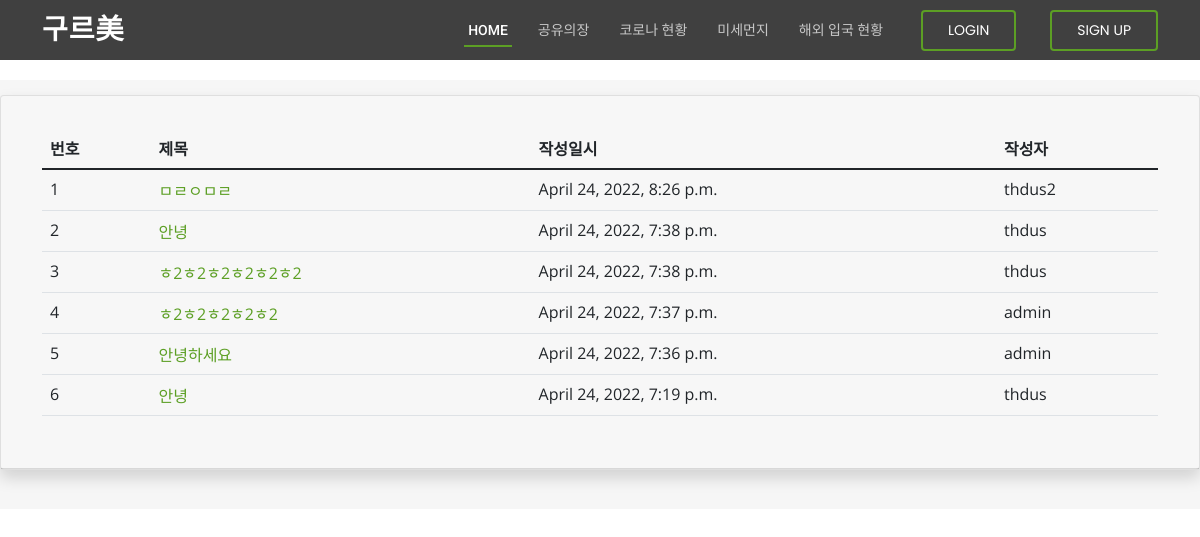
/board/, run on the app's committed database.
### board/models.py (models this page shows, shortened)
class Post(models.Model):
    title = models.CharField(max_length=200, validators=[min_length_2_validator])
    content = models.TextField()
    writer = models.ForeignKey('auth.User',on_delete=models.CASCADE)
    date = models.DateTimeField(default=timezone.now)

### board/views.py (the view)
# urls.py: path('', views.index, name='index'),
def index(request):
    postList = Post.objects.order_by('-date')
    context = {'postList': postList}
    return render(request, 'board/list.html', context)

### templates/board/list.html (shortened to what this page needs)
{% include "header.html" %}
{% block content %}
{% load static %}
<link href='{% static "/css/style.css" %}' rel="stylesheet">
    <section class="breadcrumbs">
<div class="card shadow mb-4">
    <div class="card-header py-3">
<div class="container my-3">
    <table class="table">
        <thead>
            <tr class="thead-dark">
                <th>번호</th><th>제목</th><th>작성일시</th><th>작성자</th>
            </tr>
        </thead>
        <tbody>
        {% if postList %}
        {% for post in postList %}
        <tr>
            <td>{{ forloop.counter }}</td>
            <td><a href="{% url 'board:detail' post.id %}">{{ post.title }}</a></td>
            <td>{{ post.date }}</td>
            <td>{{ post.writer }}</td>
        </tr>
        {% endfor %}
        {% else %}
        <tr><td colspan="3">게시물이 없습니다.</td></tr>
        {% endif %}
        </tbody>
    </table>
</div>
</div>
</div>
</section>
{% endblock %}

### templates/header.html (shortened to what this page needs)
{% load static %}
        <link href='{% static "/vendor/animate.css/animate.min.css" %}' rel="stylesheet">
        <link href='{% static "/vendor/bootstrap/css/bootstrap.min.css" %}' rel="stylesheet">
        <link href='{% static "/vendor/bootstrap-icons/bootstrap-icons.css" %}' rel="stylesheet">
        <link href='{% static "/vendor/boxicons/css/boxicons.min.css" %}' rel="stylesheet">
        <link href='{% static "/vendor/glightbox/css/glightbox.min.css" %}' rel="stylesheet">
        <link href='{% static "/vendor/swiper/swiper-bundle.min.css" %}' rel="stylesheet">
        <link href='{% static "/css/style.css" %}' rel="stylesheet">
<header id="header" class="fixed-top d-flex align-items-center">
  <div class="container d-flex align-items-center justify-content-between">
    <h1 class="logo"><a href="/">구르美</a></h1>
    <nav id="navbar" class="navbar">
      <ul>
        <li><a class="nav-link scrollto active" href="/">Home</a></li>
        <li><a class="nav-link scrollto " href="{% url 'board:index' %}">공유의장</a></li>
        <li><a class="nav-link scrollto" href="{% url 'covid_checker:index' %}">코로나 현황</a></li>
        <li><a class="nav-link scrollto " href="{% url 'dust_checker:index' %}">미세먼지</a></li>
        <li><a class="nav-link scrollto" href="{% url 'table:index' %}">해외 입국 현황</a></li>
        {% if user.is_authenticated %}
        <li><a class="getstarted scrollto" href="{% url 'common:logout' %}">Logout</a></li>
        {% else %}
        <li><a class="getstarted scrollto" href="{% url 'common:login' %}">Login</a></li>
        <li><a class="getstarted scrollto" href="{% url 'common:register' %}">Sign up</a></li>
        {% endif %}
      </ul>
    </nav>
  </div>
</header>

### static/css/style.css (style rules this page uses)
a { color: #5c9f24; text-decoration: none; }
h1, h2, h3, h4, h5, h6 { font-family: "Roboto", sans-serif; }
#header { background: rgba(0, 0, 0, 0.75); transition: all 0.5s; z-index: 997; height: 60px; }
#header .logo { font-size: 28px; margin: 0; padding: 0; line-height: 1; font-weight: 700; letter-spacing: 1px; text-transform: uppercase; }
#header .logo a { color: #fff; }
.navbar { padding: 0; }
.navbar ul { margin: 0; padding: 0; display: flex; list-style: none; align-items: center; }
.navbar li { position: relative; }
.navbar > ul > li { white-space: nowrap; padding: 10px 0 10px 22px; }
.navbar a, .navbar a:focus { display: flex; align-items: center; justify-content: space-between; padding: 0 4px; font-family: "Roboto", sans-serif; font-size: 14px; font-weight: 500; color: rgba(255, 255, 255, 0.7); white-space: nowrap; transition: 0.3s; text-transform: uppercase; position: relative; }
.navbar > ul > li > a:before { content: ""; position: absolute; width: 100%; height: 2px; bottom: -6px; left: 0; background-color: #5c9f24; visibility: hidden; width: 0px; transition: all 0.3s ease-in-out 0s; }
.navbar a:hover:before, .navbar li:hover > a:before, .navbar .active:before { visibility: visible; width: 100%; }
.navbar a:hover, .navbar .active, .navbar .active:focus, .navbar li:hover > a { color: #fff; }
.navbar .getstarted, .navbar .getstarted:focus { padding: 8px 25px; margin-left: 12px; border-radius: 4px; color: #fff; font-weight: 400; font-family: "Poppins", sans-serif; border: 2px solid #5c9f24; }
section { padding: 60px 0; }
.breadcrumbs { padding: 15px 0; background: #f6f6f6; min-height: 40px; margin-top: 80px; }

### data on the page
Post: title "ㅁㄹㅇㅁㄹ", date "April 24, 2022, 8:26 p.m.", writer "thdus2"
Post: title "안녕", date "April 24, 2022, 7:38 p.m.", writer "thdus"
Post: title "ㅎ2ㅎ2ㅎ2ㅎ2ㅎ2ㅎ2", date "April 24, 2022, 7:38 p.m.", writer "thdus"
Post: title "ㅎ2ㅎ2ㅎ2ㅎ2ㅎ2", date "April 24, 2022, 7:37 p.m.", writer "admin"
Post: title "안녕하세요", date "April 24, 2022, 7:36 p.m.", writer "admin"
Post: title "안녕", date "April 24, 2022, 7:19 p.m.", writer "thdus"
